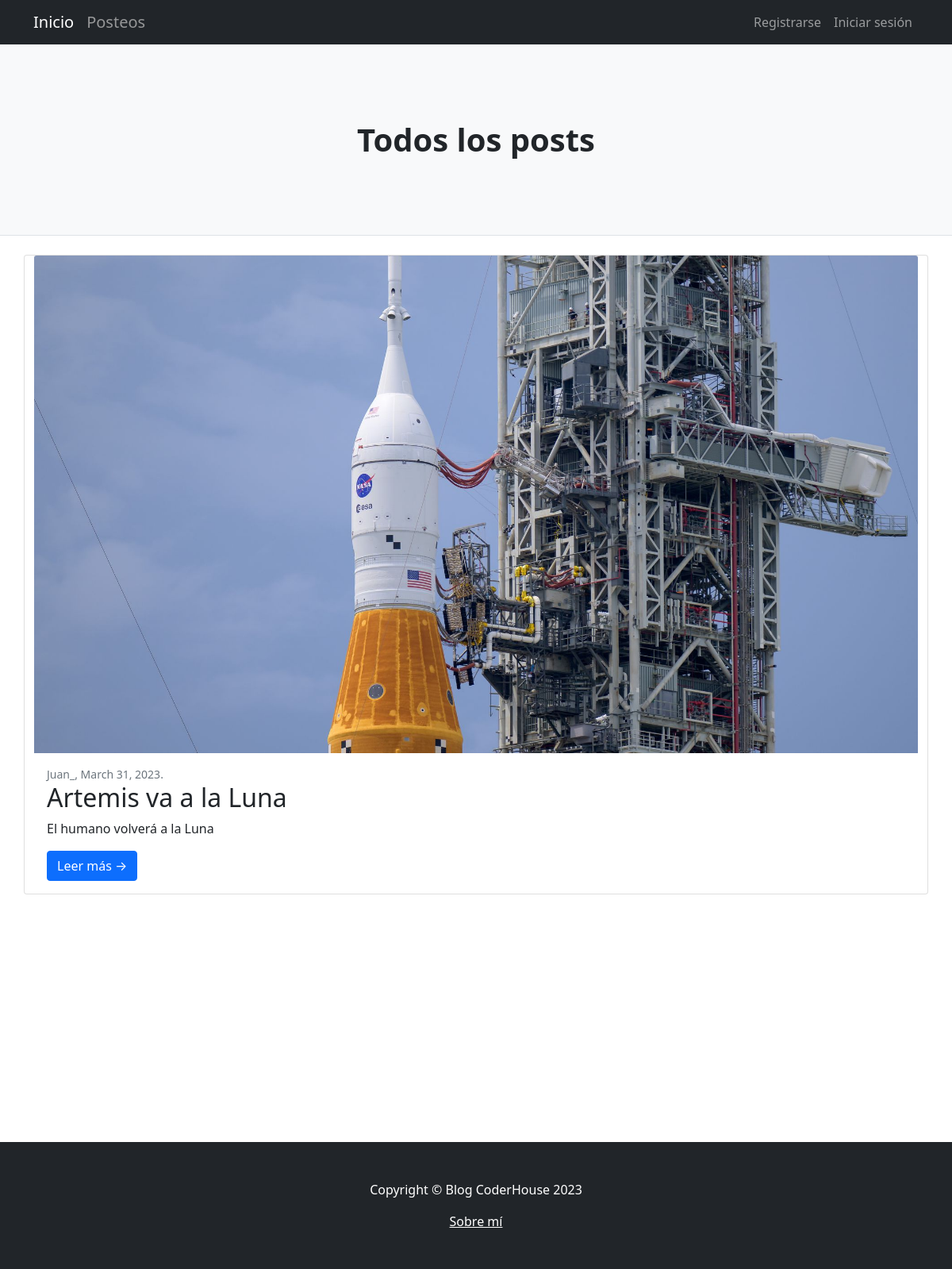
The page /pages/ on the database its author committed.
### blog/models.py (models this page shows, shortened)
class Post(models.Model):
    id = models.AutoField(primary_key=True)
    title = models.CharField(max_length=40)
    subtitle = models.CharField(max_length=40)
    body = models.CharField(max_length=1000)
    author = models.ForeignKey(User, on_delete=models.CASCADE)
    date = models.DateField(default=datetime.now)
    image = models.ImageField(upload_to='media', blank=True, null=True)

### blog/views.py (the view)
# urls.py: path('', PostList.as_view(), name="Posts"),
class PostList(ListView):
    model = Post
    template_name = 'post_list.html'

### blog/templates/post_list.html (shortened to what this page needs)
{% extends 'base.html' %}
{% load static %}
{% block header %}
<header class="py-5 bg-light border-bottom mb-4">
    <div class="container">
        <div class="text-center my-5">
            <h1 class="fw-bolder">Todos los posts</h1>
        </div>
    </div>
</header>
{% endblock header %}
{% block main_content %}
{% for post in object_list %}
<div class="card mb-4">
    <a href="#!"><img class="card-img-top" src="{{post.image.url}}" alt="..." class=""/></a>
    <div class="card-body">
        <div class="small text-muted">{{post.author}}, {{post.date}}.</div>
        <h2 class="card-title">{{post.title}}</h2>
        <p class="card-text">{{post.subtitle}}</p>
        <a class="btn btn-primary" href="{% url 'Detail' post.id %}">Leer más →</a>
    </div>
</div>
{% endfor %}
{% endblock main_content %}

### rows shown on the page
Post: image (picture), author "Juan_", date "March 31, 2023", title "Artemis va a la Luna", subtitle "El humano volverá a la Luna"
